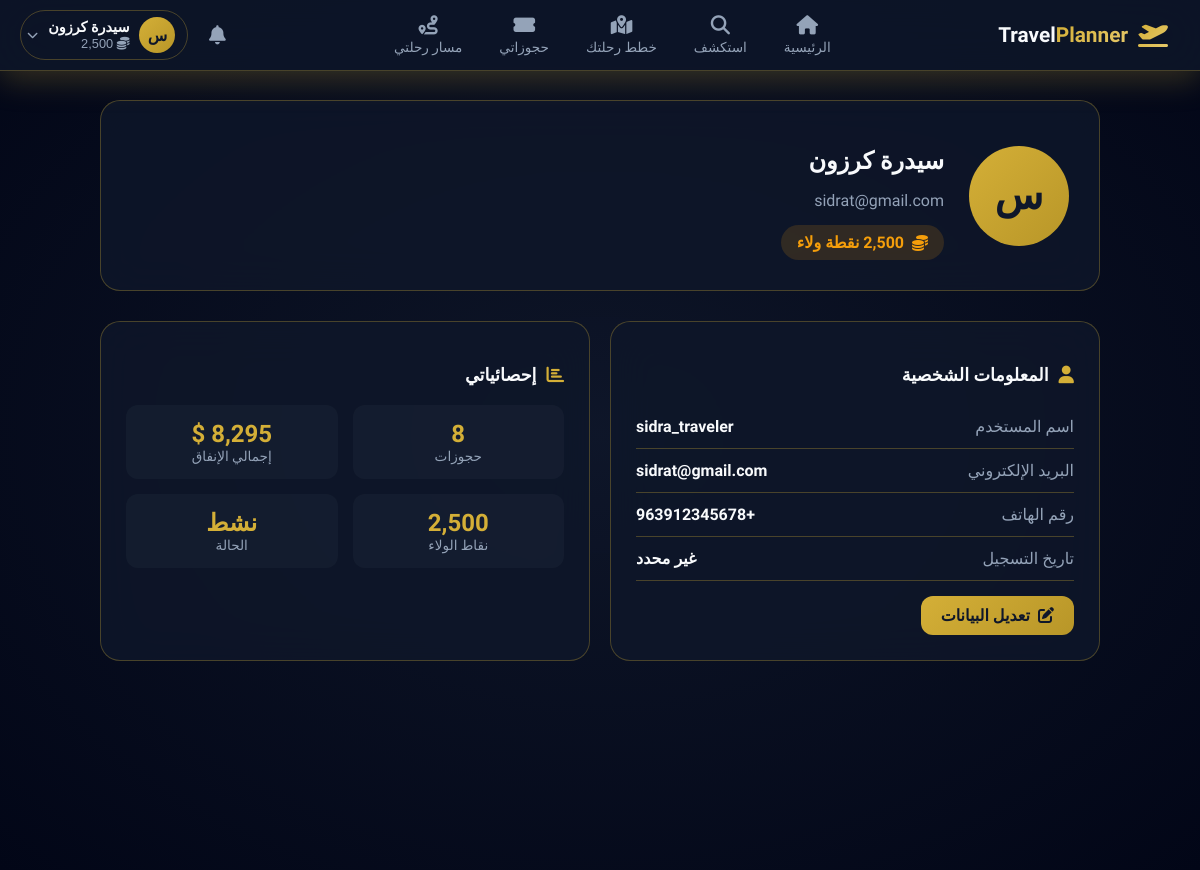
Page /profile.php (signed in) on the earlier database version.
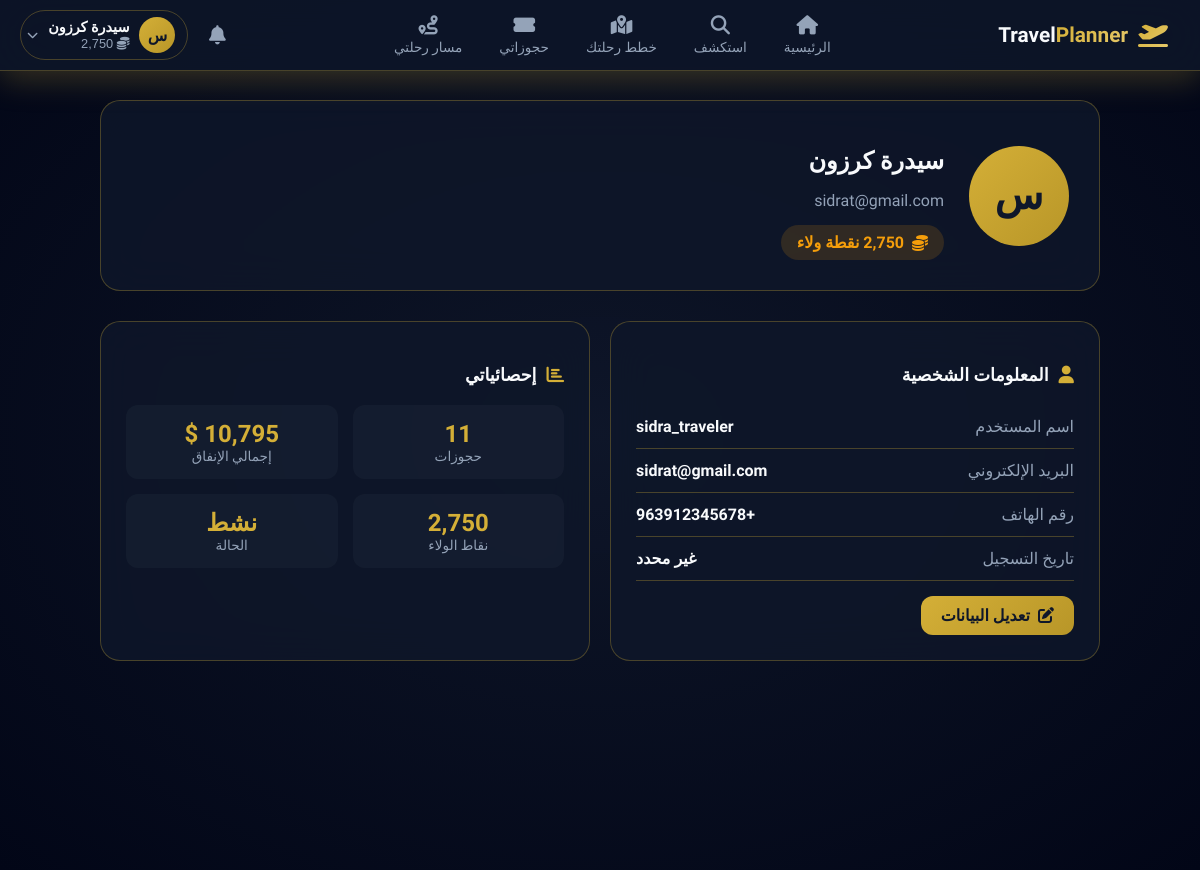
Same page on the later database version.
### tables this page shows
CREATE TABLE `travelers` (
  `id` int(11) NOT NULL,
  `user_id` int(11) DEFAULT NULL,
  `full_name` varchar(100) DEFAULT NULL,
  `phone` varchar(20) DEFAULT NULL,
  `loyalty_points` int(11) DEFAULT 0
);

CREATE TABLE `users` (
  `id` int(11) NOT NULL,
  `username` varchar(50) NOT NULL,
  `email` varchar(100) NOT NULL,
  `phone` varchar(20) DEFAULT NULL,
  `password` varchar(255) NOT NULL,
  `role` enum('admin','provider','traveler') NOT NULL,
  `status` enum('active','blocked') DEFAULT 'active',
  `created_at` timestamp NOT NULL DEFAULT current_timestamp()
);

### profile.php (the view, shortened to what the changed rows need)
<?php
include '../config/db.php';
$uid = $_SESSION['user_id'];
$traveler_query = mysqli_query($conn, "
    SELECT t.*, u.username, u.email, u.status, u.created_at
    FROM travelers t
    JOIN users u ON t.user_id = u.id
    WHERE t.user_id = $uid
");
$traveler = mysqli_fetch_assoc($traveler_query);
$traveler_id = isset($traveler['id']) ? $traveler['id'] : 0;
$stats_query = mysqli_query($conn, "
    SELECT COUNT(*) as bookings, COALESCE(SUM(total_price), 0) as spent
    FROM bookings
    WHERE traveler_id = $traveler_id
");
if (!$stats_query) {
    $stats = ['bookings' => 0, 'spent' => 0];
} else {
    $stats = mysqli_fetch_assoc($stats_query);
}
?>
<!DOCTYPE html>
<html lang="ar" dir="rtl">
<head>
    <link rel="stylesheet" href="https://cdnjs.cloudflare.com/ajax/libs/font-awesome/6.4.0/css/all.min.css">
    <link href="https://unpkg.com/aos@2.3.1/dist/aos.css" rel="stylesheet">
</head>
<body>
    <?php include 'navbar.php'; ?>
    <main class="main-content">
        <div class="profile-header" data-aos="fade-down">
            <div class="profile-avatar">
                <?php
                $full_name = isset($traveler['full_name']) ? $traveler['full_name'] : '';
                echo !empty($full_name) ? mb_substr($full_name, 0, 1) : 'م';
                ?>
            </div>
            <div class="profile-info">
                <h1><?php echo htmlspecialchars($traveler['full_name'] ?? 'غير محدد'); ?></h1>
                <p><?php echo htmlspecialchars($traveler['email'] ?? 'غير محدد'); ?></p>
                <div class="loyalty-badge">
                    <i class="fas fa-coins"></i>
                    <?php echo number_format($traveler['loyalty_points'] ?? 0); ?> نقطة ولاء
                </div>
            </div>
        </div>
        <div class="profile-grid">
            <div class="profile-card" data-aos="fade-up">
                <div class="info-row">
                    <span class="info-label">اسم المستخدم</span>
                    <span class="info-value"><?php echo htmlspecialchars($traveler['username'] ?? 'غير محدد'); ?></span>
                </div>
                <div class="info-row">
                    <span class="info-label">البريد الإلكتروني</span>
                    <span class="info-value"><?php echo htmlspecialchars($traveler['email'] ?? 'غير محدد'); ?></span>
                </div>
                <div class="info-row">
                    <span class="info-label">رقم الهاتف</span>
                    <span class="info-value"><?php echo htmlspecialchars($traveler['phone'] ?? 'غير محدد'); ?></span>
                </div>
            </div>
            <div class="profile-card" data-aos="fade-up" data-aos-delay="100">
                <div class="stat-grid">
                    <div class="stat-item">
                        <div class="stat-value"><?php echo $stats['bookings'] ?? 0; ?></div>
                        <div class="stat-label">حجوزات</div>
                    </div>
                    <div class="stat-item">
                        <div class="stat-value"><?php echo number_format($traveler['loyalty_points'] ?? 0, 0); ?></div>
                        <div class="stat-label">نقاط الولاء</div>
                    </div>
                </div>
            </div>
        </div>
    </main>
</body>
</html>

### navbar.php (shortened to what the changed rows need)
<?php
$traveler = null;
if (isset($_SESSION['user_id']) && isset($conn)) {
    $uid = $_SESSION['user_id'];
    $traveler = mysqli_fetch_assoc(mysqli_query(
        $conn,
        "SELECT t.*, u.username, u.email
         FROM travelers t
         JOIN users u ON t.user_id = u.id
         WHERE t.user_id = $uid"
    ));
}
?>
<nav class="luxury-navbar">
    <div class="navbar-container">
        <div class="navbar-actions">
            <div class="nav-dropdown user-dropdown">
                <button class="user-btn" id="userBtn">
                    <div class="user-avatar">
                        <?php echo mb_substr($traveler['full_name'] ?? 'م', 0, 1); ?>
                    </div>
                    <div class="user-info d-none d-lg-block">
                        <span class="user-name"><?php echo htmlspecialchars($traveler['full_name'] ?? 'مسافر'); ?></span>
                        <span class="user-points">
                            <i class="fas fa-coins text-warning"></i>
                            <?php echo number_format($traveler['loyalty_points'] ?? 0); ?>
                        </span>
                    </div>
                    <i class="fas fa-chevron-down toggle-icon"></i>
                </button>
            </div>
        </div>
    </div>
</nav>

Differences in the rows shown:
changed travelers "سيدرة كرزون": loyalty_points "2,500" → "2,750"
Other differences:
$stats['bookings']: "8" → "11"
